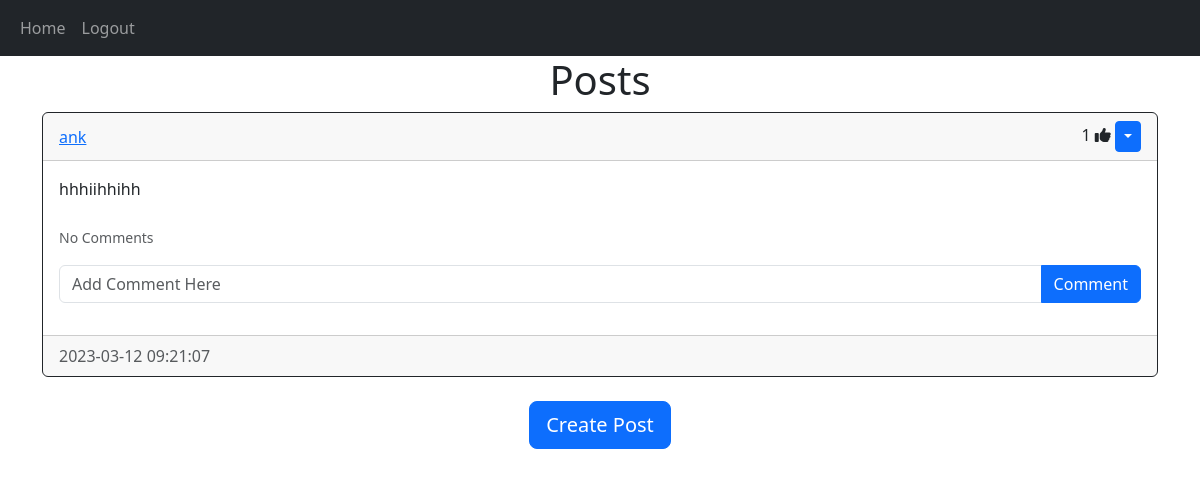
The page /home (signed in) on the database as committed earlier.
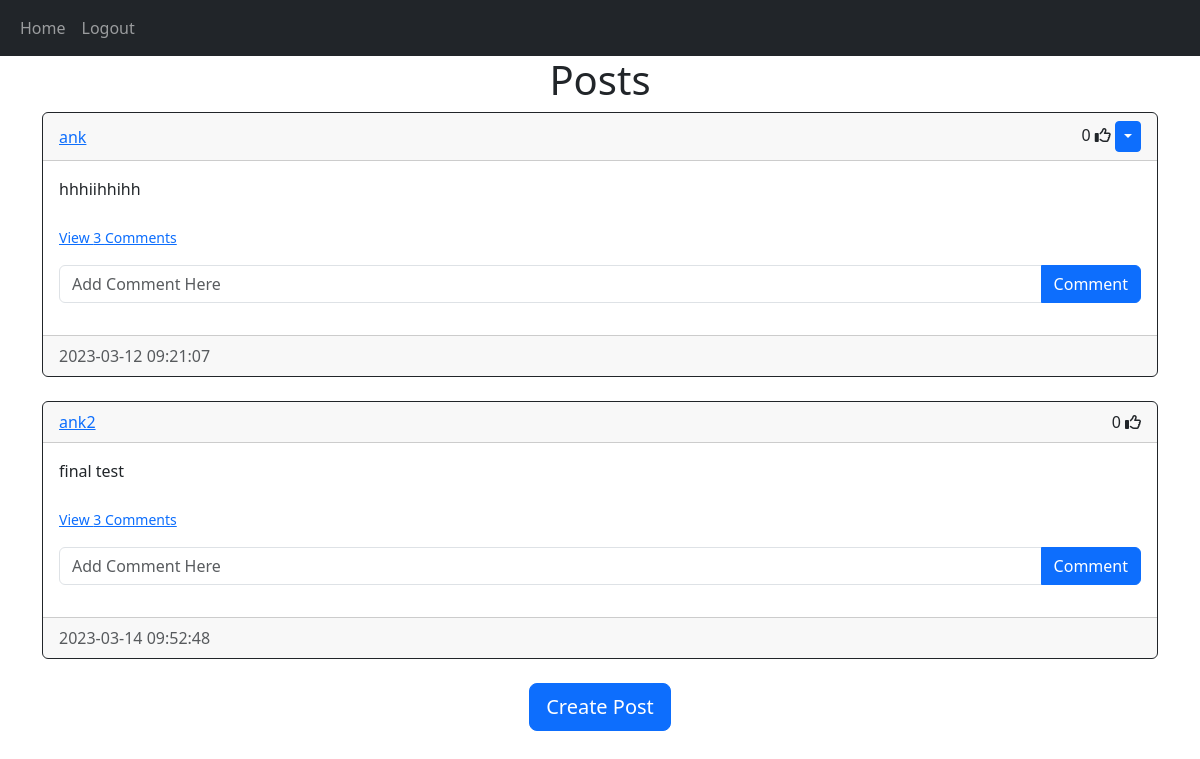
The same page on the database as committed later.
### website/models.py (models this page shows)
class Post(db.Model):
    id = db.Column(db.Integer, primary_key= True)
    text = db.Column(db.Text, nullable=False)
    date_created = db.Column(db.DateTime(timezone=True), default= func.now())
    author = db.Column(db.Integer, db.ForeignKey('user.id', ondelete="CASCADE"), nullable=False)
    comments = db.relationship('Comment', backref='post', passive_deletes=True)
    likes = db.relationship('Like', backref='post', passive_deletes=True)

class User(db.Model, UserMixin):
    id = db.Column(db.Integer, primary_key= True)
    email = db.Column(db.String(150), unique= True)
    username = db.Column(db.String(150), unique= True)
    password = db.Column(db.String(150))
    date_created = db.Column(db.DateTime(timezone=True), default= func.now())
    posts = db.relationship('Post', backref='user', passive_deletes=True)
    comments = db.relationship('Comment', backref='user', passive_deletes=True)
    likes = db.relationship('Like', backref='user', passive_deletes=True)

### website/views.py (the view)
@views.route("/")
@views.route("/home")
@login_required
def home():
    posts = Post.query.all()
    return render_template("home.html", user=current_user, posts=posts)

### website/__init__.py (called while the page is built)
def create_app():
    app = Flask(__name__)
    app.config['SECRET_KEY'] = "yoyoyo"
    app.config['SQLALCHEMY_DATABASE_URI'] = f'sqlite:///{DB_NAME}'
    db.init_app(app)
    from .views import views
    from .models import User, Post, Comment, Like
    from .auth import auth
    app.register_blueprint(views, url_prefix= "/")
    app.register_blueprint(auth, url_prefix= "/")
    login_manager = LoginManager()
    login_manager.login_view= "auth.login"
    login_manager.init_app(app)
    @login_manager.user_loader
    def load_user(id):
        return User.query.get(int(id))
    with app.app_context():
        db.create_all()
    return app

### website/templates/home.html
{% extends "posts-div.html" %} {% block title %} Home {% endblock %}

### website/templates/posts-div.html (shortened to what this page needs)
{% extends "base.html" %} {% block title %} Home {% endblock %} {% block body %}
<h1 align="center">{% block header %}Posts{% endblock %}</h1>
<div id="posts">
  {% for post in posts %}
  <div class="card border-dark">
    <div class="card-header d-flex justify-content-between align-items-center">
      <a href="/posts/{{post.user.username}}">{{post.user.username}}</a>
      <div>
        <span id="likes-count-{{ post.id }}">{{ post.likes|length }}</span>
        {% if user.id in post.likes | map(attribute="author") | list %}
          <i class="fas fa-thumbs-up" id="like-button-{{ post.id }}" onclick="like({{ post.id }})"></i>
        {% else %}
          <i class="far fa-thumbs-up" id="like-button-{{ post.id }}" onclick="like({{ post.id }})"></i>
        {% endif %}
        {% if user.id == post.author %}
      <div class="btn-group">
        <button
          type="button"
          class="btn btn-sm btn-primary dropdown-toggle"
          data-bs-toggle="dropdown"
        ></button>
      </div>
      {% endif %}
      </div>
    </div>
    <div class="card-body">
      <div class="card-text">{{ post.text }}</div>
      <br />
          <p class="card-text">
            {% if post.comments|length > 0 %}
            <a data-bs-toggle="collapse" href="#comments-{{ post.id }}" role="button">
              <small>View {{ post.comments|length }} Comments</small>
            </a>
            {% else %}
              <small class="text-muted">No Comments</small>
            {% endif %}
          </p>
          <form
            class="input-group mb-3"
            method="POST"
            action="/create-comment/{{ post.id }}"
          >
            <input
              type="text"
              id="text"
              name="text"
              class="form-control"
              placeholder="Add Comment Here"
            />
            <button type="submit" class="btn btn-primary">Comment</button>
          </form>
        </div>
        <div class="card-footer text-muted">{{ post.date_created }}</div>
      </div>
      <br />
      {% endfor %}
    </div>
    {% block footer %}
    <div align="center">
      <a href="/create-post">
        <button type="button" class="btn btn-primary btn-lg">
          Create Post
        </button>
      </a>
    </div>
    {% endblock %} {% endblock %}

### website/templates/base.html (shortened to what this page needs)
<!DOCTYPE html>
<html lang="en">
  <head>
    <link
      href="https://cdn.jsdelivr.net/npm/bootstrap@5.3.0-alpha1/dist/css/bootstrap.min.css"
      rel="stylesheet"
    />
  </head>
  <body>
    <header>
      <nav class="navbar navbar-expand-lg navbar-dark bg-dark">
        <div class="container-fluid">
          <div class="collapse navbar-collapse" id="myNavbar">
            <div class="navbar-nav">
              <a class="nav-item nav-link" href="/home">Home</a>
              {% if user.is_authenticated %}
              <a class="nav-item nav-link" href="/logout">Logout</a>
              {% else %}
              <a class="nav-item nav-link" href="/sign-up">Sign Up</a>
              <a class="nav-item nav-link" href="/login">Login</a>
              {% endif %}
            </div>
          </div>
        </div>
      </nav>
    </header>
    <main>
      <div class="container">{% block body %} {% endblock %}</div>
    </main>
  </body>
</html>

Rows that differ between the two databases and show on the page:
shown differently, row unchanged: Post "hhhiihhihh": likes|length "1" → "0"; comments|length (not shown) → "3"; text "No Comments" → "View Comments"
added Post: user.username "ank2", likes|length "0", text "final test", comments|length "3", date_created "2023-03-14 09:52:48"
